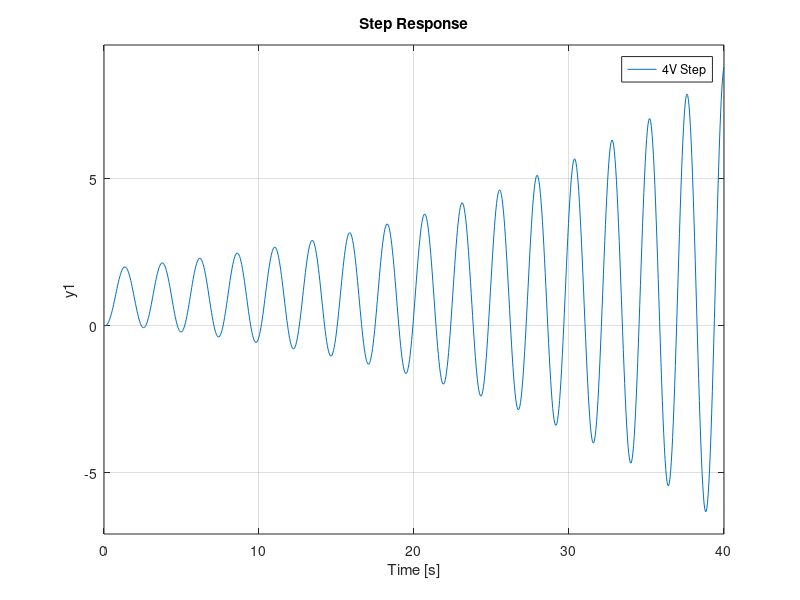
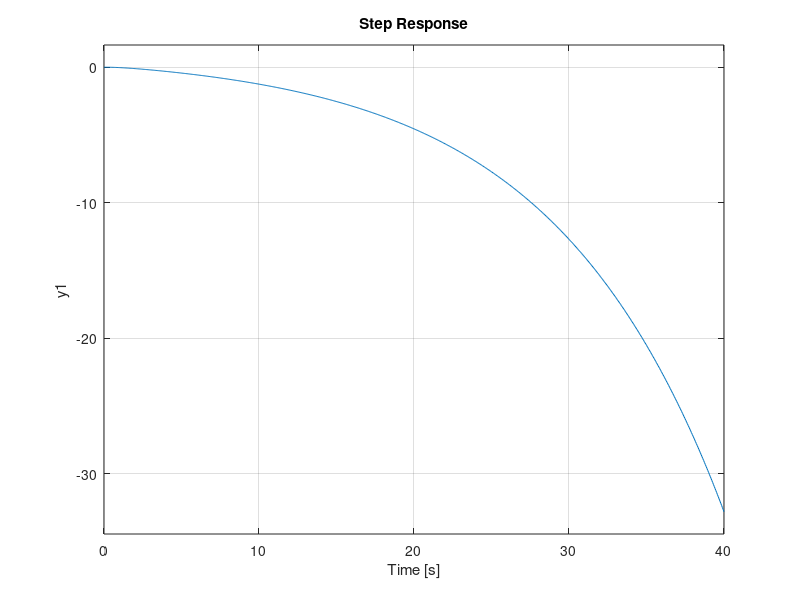

MATLAB code to generate these figures, in order:
clear
clf

G = tf(6, [1 7 6 0]);
C = [4, 5, 6, 7, 8];

Legend = cell(length(C), 1);
i = 1;
figure(1)
hold on
for a = C
   sys = feedback(series(a, G), 1);
   step(sys, 40);
   Legend{i} = strcat(num2str(a), 'V Step');
   i = i + 1;
end
hold off
legend(Legend)

figure(2)
step(feedback(series(-0.1,  G), 1), 40);